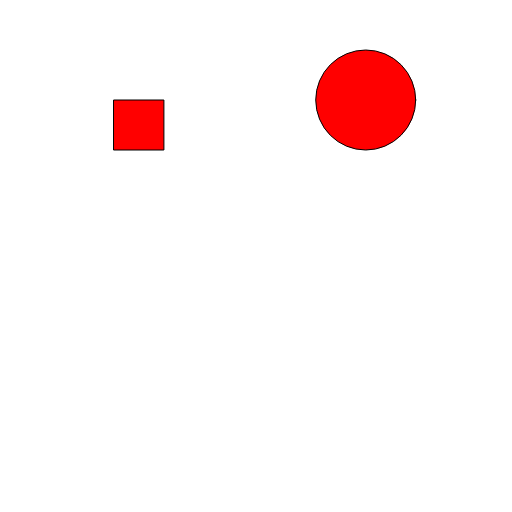
Frame 1 (no input)
Frame 60 (no input): identical to frame 1, image omitted
Frame 120 (the mouse pressed at the canvas centre since frame 60): identical to frame 1, image omitted

The p5.js sketch that drew this single still picture (run headless with seeded random() and noise() and a simulated clock; from frame 60 on, the mouse is pressed at the canvas centre):

// p5.js sketch
// ── sketch.js
let y = 100;
let x;
let x1;
let z = 100;

function setup() {
  createCanvas(512, 512);
  fill(255, 0, 0);
  x = random(0,width)
  x1 = random(10,width)
}

function draw() {
  if (keyIsDown(LEFT_ARROW)) {
    x -= 5;
  }

  if (keyIsDown(RIGHT_ARROW)) {
    x += 5;
  }

  if (keyIsDown(UP_ARROW)) {
    y -= 5;
  }

  if (keyIsDown(DOWN_ARROW)) {
    y += 5;
  }

  clear();
  circle(x, y, 100);
  rect(x1,z,50,50)
  if (keyIsDown(87)) {
    z -= 5;
  }
  if (keyIsDown(83)) {
    z += 5;
  }
  if (keyIsDown(68)) {
    x1 += 5;
  }
  if (keyIsDown(65)) {
    x1 -= 5;
  }
}
